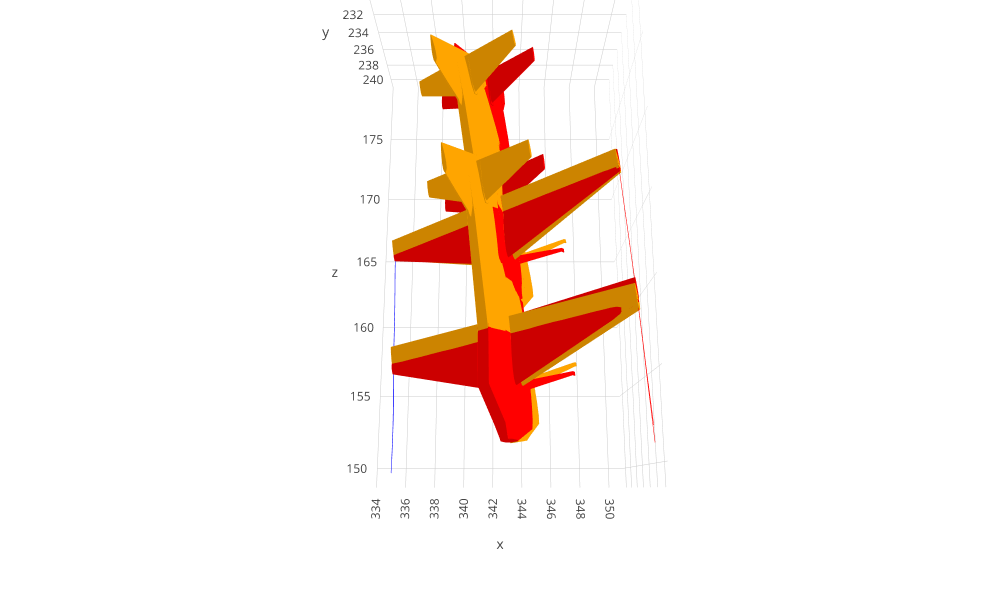

Notebook source saved alongside this figure:
### Code cell
from flightplotting.plots import plotsec
start, end = 206, 206.5
fig = plotsec(bst[start:end], scale=10, nmodels=1)
fig = plotsec(jst[start:end], scale=10, nmodels=1, fig=fig, color="red")
#fig = plotsec(wsec[start:end], scale=10, nmodels=20, fig=fig, color="blue")

fig.update_layout(height=600, width=1000)

### Figure 1 — Plotly figure (JSON) as saved in the notebook; plotly's stock layout.template omitted (floating-point values rounded to 4 significant figures; data arrays with more than 128 entries replaced by an {"elided": "..."} marker saying what was removed)
{"data": [{"hoverinfo": "text", "line": {"color": "blue", "width": 1}, "mode": "lines", "name": "trace3d", "showlegend": false, "text": ["0.0", "0.0", "0.1", "0.1", "0.2", "0.2", "0.2", "0.3", "0.3", "0.4", "0.4", "0.4"], "type": "scatter3d", "x": [334.8, 334.8, 334.9, 335.0, 335.0, 335.1, 335.1, 335.2, 335.3, 335.3, 335.4, 335.4], "y": [240.6, 240.4, 240.2, 240.0, 239.8, 239.6, 239.4, 239.2, 239.0, 238.8, 238.6, 238.3], "z": [165.3, 163.9, 162.5, 161.1, 159.8, 158.4, 157.1, 155.8, 154.4, 153.1, 151.8, 150.5]}, {"hoverinfo": "text", "line": {"color": "red", "width": 1}, "mode": "lines", "name": "trace3d", "showlegend": false, "text": ["0.0", "0.0", "0.1", "0.1", "0.2", "0.2", "0.2", "0.3", "0.3", "0.4", "0.4", "0.4"], "type": "scatter3d", "x": [349.6, 349.7, 349.8, 349.9, 350.0, 350.1, 350.2, 350.3, 350.3, 350.4, 350.4, 350.5], "y": [229.7, 229.6, 229.5, 229.3, 229.1, 229.0, 228.8, 228.6, 228.3, 228.1, 227.9, 227.7], "z": [167.3, 166.0, 164.5, 163.1, 161.6, 160.1, 158.6, 157.1, 155.6, 154.1, 152.5, 150.9]}, {"color": "orange", "hoverinfo": "name", "i": {"elided": "1408 int values"}, "j": {"elided": "1408 int values"}, "k": {"elided": "1408 int values"}, "name": "318.2", "showscale": false, "type": "mesh3d", "x": {"elided": "1534 float values"}, "y": {"elided": "1534 float values"}, "z": {"elided": "1534 float values"}}, {"color": "orange", "hoverinfo": "name", "i": {"elided": "1408 int values"}, "j": {"elided": "1408 int values"}, "k": {"elided": "1408 int values"}, "name": "318.5", "showscale": false, "type": "mesh3d", "x": {"elided": "1534 float values"}, "y": {"elided": "1534 float values"}, "z": {"elided": "1534 float values"}}, {"hoverinfo": "text", "line": {"color": "blue", "width": 1}, "mode": "lines", "name": "trace3d", "showlegend": false, "text": ["0.0", "0.0", "0.1", "0.1", "0.2", "0.2", "0.2", "0.3", "0.3", "0.4", "0.4", "0.4"], "type": "scatter3d", "x": [334.8, 334.8, 334.9, 335.0, 335.0, 335.1, 335.1, 335.2, 335.3, 335.3, 335.4, 335.4], "y": [240.6, 240.4, 240.2, 240.0, 239.8, 239.5, 239.3, 239.1, 238.9, 238.7, 238.5, 238.2], "z": [165.2, 163.8, 162.4, 160.9, 159.5, 158.1, 156.7, 155.2, 153.8, 152.4, 151.0, 149.6]}, {"hoverinfo": "text", "line": {"color": "red", "width": 1}, "mode": "lines", "name": "trace3d", "showlegend": false, "text": ["0.0", "0.0", "0.1", "0.1", "0.2", "0.2", "0.2", "0.3", "0.3", "0.4", "0.4", "0.4"], "type": "scatter3d", "x": [349.6, 349.7, 349.8, 349.9, 350.0, 350.1, 350.2, 350.2, 350.3, 350.4, 350.4, 350.5], "y": [229.7, 229.6, 229.5, 229.3, 229.2, 229.0, 228.8, 228.6, 228.4, 228.2, 228.0, 227.8], "z": [167.4, 166.1, 164.7, 163.3, 161.9, 160.5, 159.1, 157.6, 156.2, 154.8, 153.3, 151.8]}, {"color": "red", "hoverinfo": "name", "i": {"elided": "1408 int values"}, "j": {"elided": "1408 int values"}, "k": {"elided": "1408 int values"}, "name": "318.2", "showscale": false, "type": "mesh3d", "x": {"elided": "1534 float values"}, "y": {"elided": "1534 float values"}, "z": {"elided": "1534 float values"}}, {"color": "red", "hoverinfo": "name", "i": {"elided": "1408 int values"}, "j": {"elided": "1408 int values"}, "k": {"elided": "1408 int values"}, "name": "318.5", "showscale": false, "type": "mesh3d", "x": {"elided": "1534 float values"}, "y": {"elided": "1534 float values"}, "z": {"elided": "1534 float values"}}], "layout": {"height": 600, "width": 1000}}
